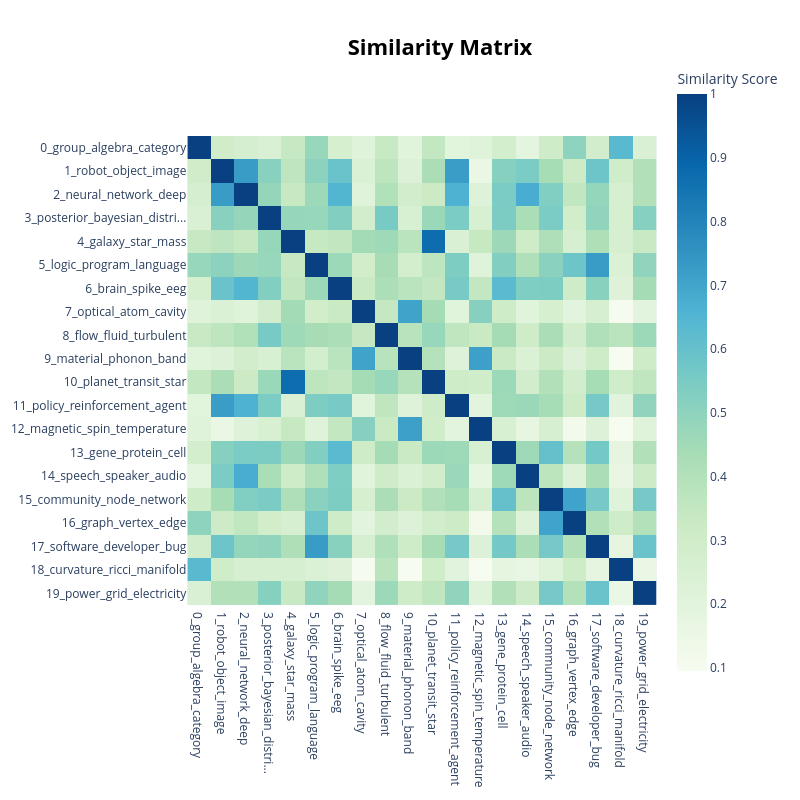

Notebook code cell kept with this figure:
### Code cell
best_model.visualize_heatmap(top_n_topics=20)

### Figure 1 — Plotly figure (JSON) as saved in the notebook; plotly's stock layout.template omitted (floating-point values rounded to 4 significant figures; data arrays with more than 128 entries replaced by an {"elided": "..."} marker saying what was removed)
{"data": [{"coloraxis": "coloraxis", "name": "0", "x": ["0_group_algebra_category", "1_robot_object_image", "2_neural_network_deep", "3_posterior_bayesian_distri...", "4_galaxy_star_mass", "5_logic_program_language", "6_brain_spike_eeg", "7_optical_atom_cavity", "8_flow_fluid_turbulent", "9_material_phonon_band", "10_planet_transit_star", "11_policy_reinforcement_agent", "12_magnetic_spin_temperature", "13_gene_protein_cell", "14_speech_speaker_audio", "15_community_node_network", "16_graph_vertex_edge", "17_software_developer_bug", "18_curvature_ricci_manifold", "19_power_grid_electricity"], "y": ["0_group_algebra_category", "1_robot_object_image", "2_neural_network_deep", "3_posterior_bayesian_distri...", "4_galaxy_star_mass", "5_logic_program_language", "6_brain_spike_eeg", "7_optical_atom_cavity", "8_flow_fluid_turbulent", "9_material_phonon_band", "10_planet_transit_star", "11_policy_reinforcement_agent", "12_magnetic_spin_temperature", "13_gene_protein_cell", "14_speech_speaker_audio", "15_community_node_network", "16_graph_vertex_edge", "17_software_developer_bug", "18_curvature_ricci_manifold", "19_power_grid_electricity"], "z": {"elided": "20x20 float values"}, "type": "heatmap", "xaxis": "x", "yaxis": "y", "hovertemplate": "x: %{x}<br>y: %{y}<br>Similarity Score: %{z}<extra></extra>"}], "layout": {"xaxis": {"anchor": "y", "domain": [0.0, 1.0], "scaleanchor": "y", "constrain": "domain"}, "yaxis": {"anchor": "x", "domain": [0.0, 1.0], "autorange": "reversed", "constrain": "domain"}, "coloraxis": {"colorbar": {"title": {"text": "Similarity Score"}}, "colorscale": [[0.0, "rgb(247,252,240)"], [0.125, "rgb(224,243,219)"], [0.25, "rgb(204,235,197)"], [0.375, "rgb(168,221,181)"], [0.5, "rgb(123,204,196)"], [0.625, "rgb(78,179,211)"], [0.75, "rgb(43,140,190)"], [0.875, "rgb(8,104,172)"], [1.0, "rgb(8,64,129)"]]}, "margin": {"t": 60}, "title": {"font": {"size": 22, "color": "Black"}, "text": "<b>Similarity Matrix</b>", "y": 0.95, "x": 0.55, "xanchor": "center", "yanchor": "top"}, "hoverlabel": {"font": {"size": 16, "family": "Rockwell"}, "bgcolor": "white"}, "width": 800, "height": 800, "showlegend": true, "legend": {"title": {"text": "Trend"}}}}
